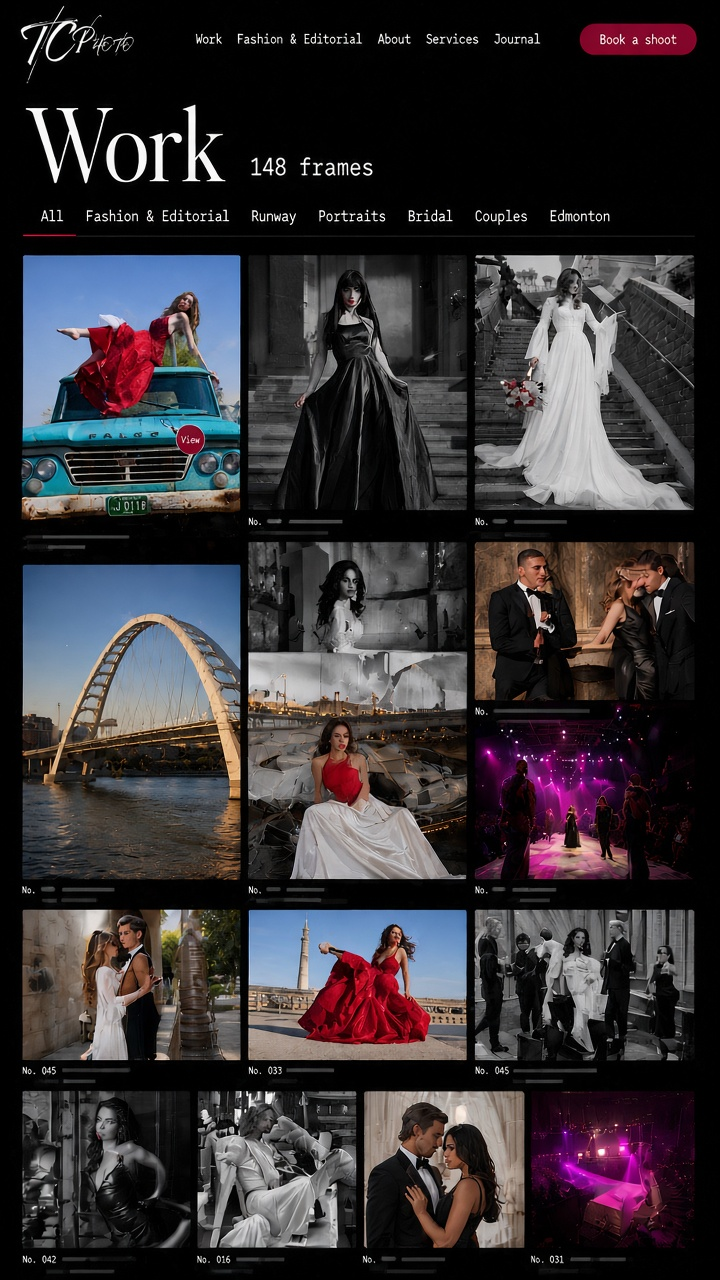
#> input picture concepts/site-layouts/02-work-index-desktop-v2.jpg, 720 x 1280 px, given in place of 01-home-desktop-v2b.jpg, which was not available
$ python sheet.py
#> lines starting #> are read from the running program, lines starting #| are printed output that depends on the picture
from PIL import Image, ImageDraw, ImageFont
L='/workspace/tina-campbell/concepts/site-layouts/'
try: F=ImageFont.truetype('/usr/share/fonts/truetype/dejavu/DejaVuSans.ttf',22); FS=ImageFont.truetype('/usr/share/fonts/truetype/dejavu/DejaVuSans.ttf',17)
except: F=FS=ImageFont.load_default()
lay=Image.open(L+'01-home-desktop-v2b.jpg').convert('RGB')
#> lay is the input picture: PIL image 720x1280 RGB; mean R, G, B 54.2, 49.7, 53.1
mob=Image.open(L+'11-home-mobile.jpg').convert('RGB')
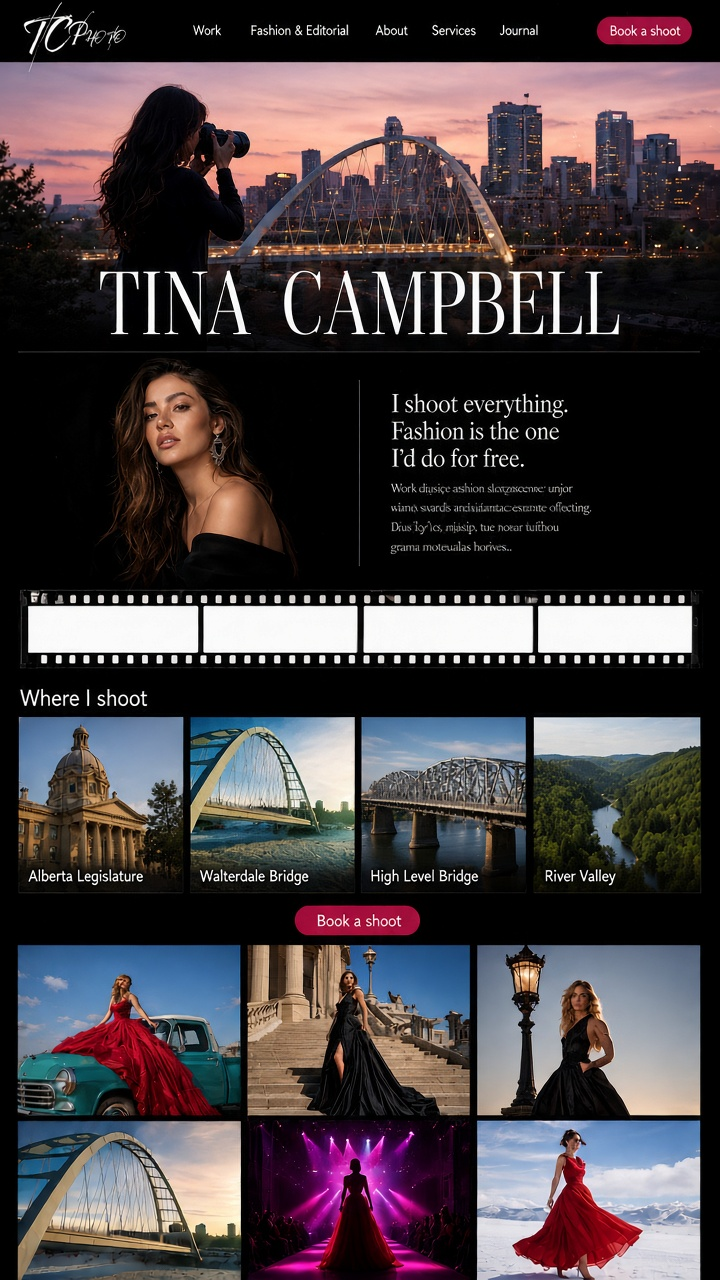
#> input picture concepts/site-layouts/07-about-desktop-v2.jpg, 720 x 1280 px, given in place of 11-home-mobile.jpg, which was not available
#> mob is the input picture: PIL image 720x1280 RGB; mean R, G, B 72.3, 64.1, 67.5
def c(im,box): return im.crop(box)
#> called with box = (0, 13, 720, 412)
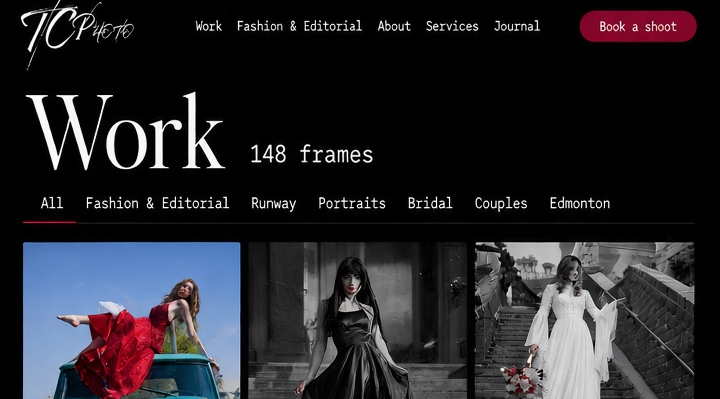
#> returned value: PIL image 720x399 RGB; mean R, G, B 38.2, 37.4, 42.2
O=lambda f: Image.open(f).convert('RGB')
rows=[
 ('Header + hero', c(lay,(0,13,720,412)), O('shots/home-1440-viewport.png'), 'DRIFT', 'Daylight grade vs night "fashion show" grade; name ~45% width left vs ~80% centred; header logo/nav smaller, nav not mono'),
 ('The Runway strip', c(lay,(0,432,720,690)), O('frames/home-fwd-02.png'), 'DRIFT', '5th frame clipped (track 1493px > content); 03/04/05 picks differ (no magenta-stage frame in images/)'),
 ('Statement + categories', c(lay,(0,722,720,917)), O('shots/home-1440-sec1.png'), 'DRIFT', 'Statement matches. Category tiles ~half the layout height; labels sans left vs mono centred under tile'),
 ('Red Gown editorial split', c(lay,(0,930,720,1110)), O('shots/home-1440-sec3.png'), 'DRIFT', 'Portrait fb_116 with baked watermark vs wide gown-on-truck landscape bleeding right'),
 ('Bridge + Skyline band', c(lay,(0,1113,720,1280)), O('shots/home-1440-sec4.png'), 'DRIFT', 'Two photos blended into a hazy pink wash + baked TCPHOTO + large logo; layout is one crisp dusk skyline + arch'),
 ('Mobile hero (390)', c(mob,(127,43,440,676)), O('shots/home-390-viewport.png'), 'DRIFT', 'Name stacked centred & larger in layout; logo larger; sticky pill matches'),
 ('Mobile runway (390)', c(mob,(483,43,800,676)), O('shots/home-390-sec0.png'), 'DRIFT', 'Layout: tall full-height 3-panel strip + No. / location caption + crimson progress. Build: short frames, numbers only'),
 ('Mobile categories (390)', c(mob,(847,43,1160,676)), O('shots/home-390-sec1.png'), 'MATCH', 'Close. Minor: small-caps, larger thumbs, count line'),
 ('404', O(L+'19-404-desktop.jpg'), O('shots/404.html-1440-viewport.png'), 'DRIFT', 'Missing H1 "Page not found", blurred film-frame photo, "Back home" pill (build: "Home")'),
 ('Loader (first visit)', O(L+'14-motion-loader-signature.jpg'), O('frames/loader-1.png'), 'MATCH', 'Signature + crimson line + counter match; tip glow missing (minor)'),
]
#> call 2 of c, with box = (0, 432, 720, 690)
#> in c (call 2), `def c(im,box): return im.crop(box)`:
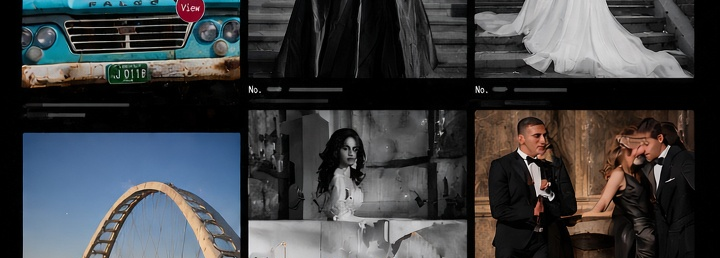
#> returned value: PIL image 720x258 RGB; mean R, G, B 61.8, 63.8, 66.4
#> (the run stopped early here; a loop or call above may not have finished)
